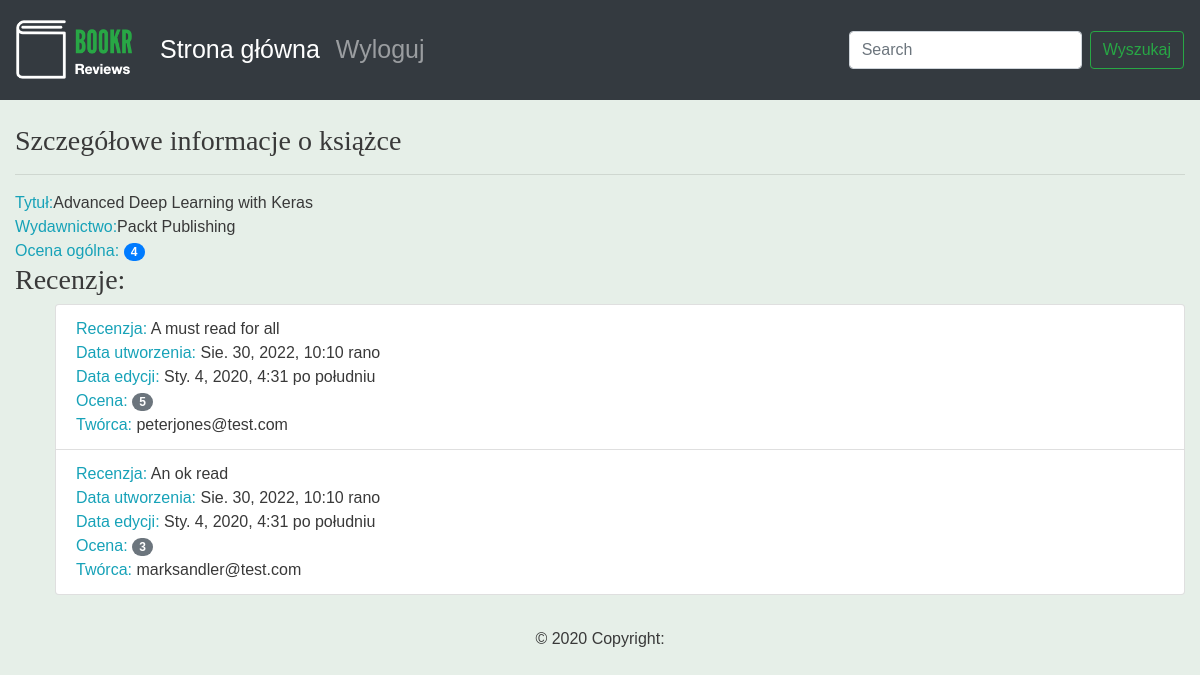
Screenshot of /book/1/ with the database file from the repository.
### reviews/models.py (models this page shows, shortened)
class Book(models.Model):
    """Opublikowana książka."""
    title = models.CharField(max_length=70,
                             help_text="Tytuł książki.")
    publication_date = models.DateField(
        verbose_name="Data publikacji książki.")
    isbn = models.CharField(max_length=20,
                            verbose_name="Numer ISBN książki.")
    publisher = models.ForeignKey(Publisher, on_delete=models.CASCADE)
    contributors = models.ManyToManyField("Contributor", through="BookContributor")
    cover = models.ImageField(null=True, blank=True, upload_to="book_covers/")
    sample = models.FileField(null=True, blank=True, upload_to="book_samples/")

class Publisher(models.Model):
    name = models.CharField(max_length=50, help_text="Nazwa wydawnictwa")
    website = models.URLField(help_text="Witryna www")
    email = models.EmailField(help_text="Adres email")
    def __str__(self):
        return self.name

class Review(models.Model):
    content = models.TextField(help_text="Tekst recenzji.")
    rating = models.IntegerField(help_text="Ocena użytkownika.")
    date_created = models.DateTimeField(auto_now_add=True,
                                        help_text="Data i czas utworzenia recenzji.")
    date_edited = models.DateTimeField(null=True,
                                       help_text="Data i czas ostatniej edycji recenzji.")
    creator = models.ForeignKey(auth.get_user_model(), on_delete=models.CASCADE)
    book = models.ForeignKey(Book, on_delete=models.CASCADE,
                             help_text="Recenzowana książka.")

### reviews/views.py (the view)
# urls.py: path('book/<int:pk>/', views.book_detail, name="book_detail"),
def book_detail(request, pk):
    book = get_object_or_404(Book, pk=pk)
    reviews = book.review_set.all()
    if reviews:
        book_rating = average_rating([review.rating for review in reviews])
        context = {'book': book,
                   'book_rating': book_rating,
                   'reviews': reviews}
    else:
        context = {'book': book,
                   'book_rating': None,
                   'reviews': None}
    return render(request, "reviews/book_detail.html", context)

### reviews/utils.py (called while the page is built)
def average_rating(rating_list):
    if not rating_list:
        return 0
    return round(sum(rating_list) / len(rating_list))

### reviews/templates/reviews/book_detail.html (shortened to what this page needs)
{% extends 'base.html' %}
{% block content %}
<br>
<h3>Szczegółowe informacje o książce</h3>
<hr>
<span class="text-info">Tytuł:</span><span>{{ book.title }}</span>
<br>
<span class="text-info">Wydawnictwo:</span><span>{{ book.publisher }}</span>
<br>
{% if not reviews %}
<hr>
{% if user.is_authenticated %}
<h3>Napisz pierwszą recenzję.</h3>
{% endif %}
{% else %}
<span class="text-info">Ocena ogólna: </span><span class="badge badge-primary badge-pill">{{ book_rating }}</span>
<br>
<h3>Recenzje:</h3>
<ul>
    {% for review in reviews %}
    <li class="list-group-item">
                        <span class="text-info">Recenzja: </span> <span>{{ review.content }}</span>
                        <br>
                        <span class="text-info">Data utworzenia: </span><span>{{ review.date_created }}</span>
                        <br>
                        <span class="text-info">Data edycji: </span><span>{{ review.date_edited }}</span>
                        <br>
                        <span class="text-info">Ocena: </span><span class="badge badge-secondary badge-pill">{{ review.rating }}</span>
                        <br>
                        <span class="text-info">Twórca: </span><span>{{ review.creator.username }}</span>
                        <br>
                  </li>
    {% endfor %}
</ul>
{% endif %}
{% endblock %}

### reviews/static/css/blog.css (style rules this page uses)
body { font-family: 'Source Sans Pro', sans-serif; background-color: #e6efe8; color: #393939; }
h1, h2, h3, h4, h5, h6 { font-family: 'Libre Baskerville', serif; }

### rows the page displays
Book: title "Advanced Deep Learning with Keras", publisher "Packt Publishing"
Review: content "A must read for all", date_created "Sie. 30, 2022, 10:10 rano", date_edited "Sty. 4, 2020, 4:31 po południu", rating "5", creator.username "peterjones@test.com"
Review: content "An ok read", date_created "Sie. 30, 2022, 10:10 rano", date_edited "Sty. 4, 2020, 4:31 po południu", rating "3", creator.username "marksandler@test.com"

### other values shown
{{ book_rating }} "4"
